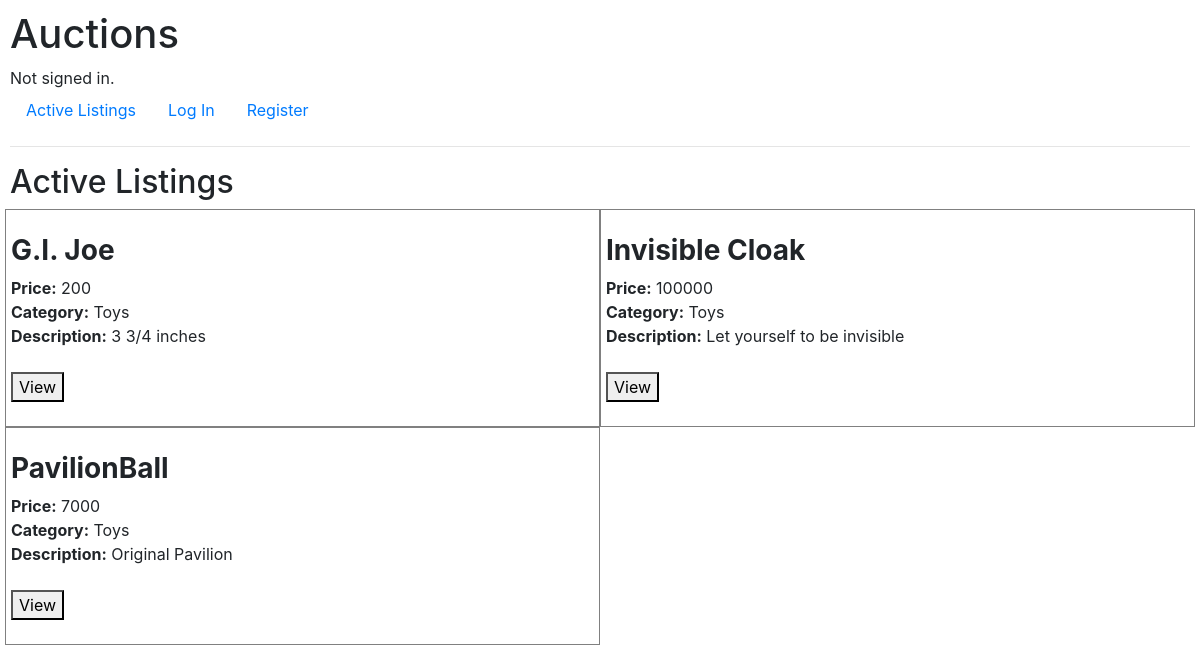
Screenshot of /category/Toys with the database file from the repository.
### auctions/models.py (models this page shows)
class AuctionListing(models.Model):
    title = models.CharField(max_length=34)
    category = models.CharField(max_length=20)
    price = models.IntegerField()
    img_url = models.CharField(max_length=300, blank=True, default='')
    description = models.CharField(max_length=55)
    owner = models.ForeignKey(User, on_delete=models.CASCADE, related_name="owner")
    state = models.CharField(max_length=6, default='open')

### auctions/views.py (the view)
# urls.py: path("category/<str:category>", views.category, name="category"),
def category(request, category):
    listings = AuctionListing.objects.all().filter(category=category).values()
    return render(request, "auctions/index.html", {"listings": listings})

### auctions/templates/auctions/index.html (shortened to what this page needs)
{% extends "auctions/layout.html" %}
{% block body %}
    <h2>Active Listings</h2>
    <div class="form-row">
        {% for listing in listings %}
        <div id="listing" class="col-md-6 col-lg-6">
            <br>
            <h3><b>{{ listing.title }}</b></h3>
            <p id="listing_info"><b>Price:</b> {{ listing.price }}</p>
            <p id="listing_info"><b>Category:</b> {{ listing.category }}</p>
            <p id="listing_info"><b>Description:</b> {{ listing.description }}</p>
            <br>
            <button onclick="location.href='/auctions/{{ listing.id }}'">View</button>
            <br>
            <br>
        </div>
        {% endfor %}
    </div>
{% endblock %}

### auctions/static/auctions/styles.css (style rules this page uses)
body { padding: 10px; }
#listing_info { margin: 0 0 0 0; }
#listing { border-style: solid; border-width: thin; border-color: grey; }

### rows the page displays
AuctionListing: title "G.I. Joe", price "200", category "Toys", description "3 3/4 inches"
AuctionListing: title "Invisible Cloak", price "100000", category "Toys", description "Let yourself to be invisible"
AuctionListing: title "PavilionBall", price "7000", category "Toys", description "Original Pavilion"
